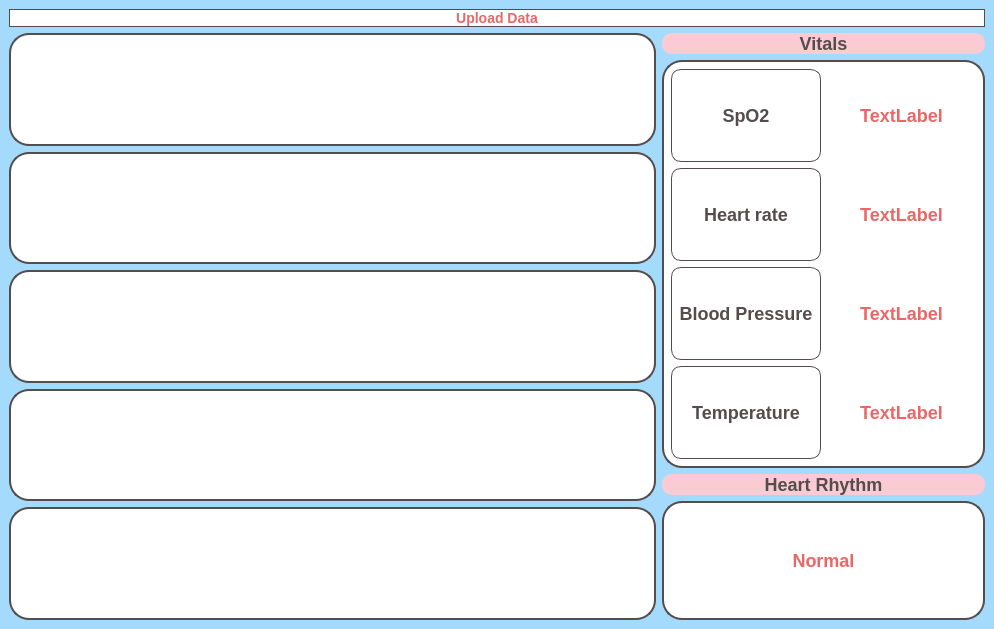
<?xml version="1.0" encoding="UTF-8"?>
<ui version="4.0">
 <class>MainWindow</class>
 <widget class="QMainWindow" name="MainWindow">
  <property name="geometry">
   <rect>
    <x>0</x>
    <y>0</y>
    <width>994</width>
    <height>629</height>
   </rect>
  </property>
  <property name="sizePolicy">
   <sizepolicy hsizetype="Expanding" vsizetype="Expanding">
    <horstretch>0</horstretch>
    <verstretch>0</verstretch>
   </sizepolicy>
  </property>
  <property name="windowTitle">
   <string>MainWindow</string>
  </property>
  <property name="styleSheet">
   <string notr="true">background-color:#a4dafb;
</string>
  </property>
  <widget class="QWidget" name="centralwidget">
   <property name="sizePolicy">
    <sizepolicy hsizetype="Expanding" vsizetype="Expanding">
     <horstretch>0</horstretch>
     <verstretch>0</verstretch>
    </sizepolicy>
   </property>
   <layout class="QHBoxLayout" name="horizontalLayout_3">
    <item>
     <layout class="QVBoxLayout" name="verticalLayout">
      <property name="sizeConstraint">
       <enum>QLayout::SizeConstraint::SetDefaultConstraint</enum>
      </property>
      <item>
       <widget class="QPushButton" name="pushButton">
        <property name="styleSheet">
         <string notr="true">background-color:white;
color:#eb6666;
font-weight:900;
font-size:14px;
border-radius:10px;
border: 1px solid #554c4d;
</string>
        </property>
        <property name="text">
         <string>Upload Data</string>
        </property>
       </widget>
      </item>
      <item>
       <layout class="QHBoxLayout" name="horizontalLayout_2" stretch="2,1">
        <item>
         <layout class="QVBoxLayout" name="verticalLayout_3">
          <property name="sizeConstraint">
           <enum>QLayout::SizeConstraint::SetDefaultConstraint</enum>
          </property>
          <item>
           <layout class="QVBoxLayout" name="verticalLayout_4">
            <property name="sizeConstraint">
             <enum>QLayout::SizeConstraint::SetDefaultConstraint</enum>
            </property>
            <item>
             <widget class="QWidget" name="widget_3" native="true">
              <property name="styleSheet">
               <string notr="true">background-color:white;
border-radius:20px;
border: 2px solid #554c4d;
</string>
              </property>
             </widget>
            </item>
            <item>
             <widget class="QWidget" name="widget_4" native="true">
              <property name="styleSheet">
               <string notr="true">background-color:white;
border-radius:20px;
border: 2px solid #554c4d;
</string>
              </property>
             </widget>
            </item>
            <item>
             <widget class="QWidget" name="widget_5" native="true">
              <property name="styleSheet">
               <string notr="true">background-color:white;
border-radius:20px;
border: 2px solid #554c4d;
</string>
              </property>
             </widget>
            </item>
            <item>
             <widget class="QWidget" name="widget_6" native="true">
              <property name="styleSheet">
               <string notr="true">background-color:white;
border-radius:20px;
border: 2px solid #554c4d;
</string>
              </property>
             </widget>
            </item>
            <item>
             <widget class="QWidget" name="widget_7" native="true">
              <property name="styleSheet">
               <string notr="true">background-color:white;
border-radius:20px;
border: 2px solid #554c4d;
</string>
              </property>
             </widget>
            </item>
           </layout>
          </item>
         </layout>
        </item>
        <item>
         <layout class="QVBoxLayout" name="verticalLayout_2">
          <property name="sizeConstraint">
           <enum>QLayout::SizeConstraint::SetDefaultConstraint</enum>
          </property>
          <item>
           <widget class="QLabel" name="label">
            <property name="sizePolicy">
             <sizepolicy hsizetype="Preferred" vsizetype="Fixed">
              <horstretch>0</horstretch>
              <verstretch>0</verstretch>
             </sizepolicy>
            </property>
            <property name="styleSheet">
             <string notr="true">background-color:#fbcbd3;
color:#554c4d;
font-weight:900;
font-size:18px;
border-radius:10px;
</string>
            </property>
            <property name="text">
             <string>Vitals</string>
            </property>
            <property name="alignment">
             <set>Qt::AlignmentFlag::AlignCenter</set>
            </property>
           </widget>
          </item>
          <item>
           <widget class="QWidget" name="widget" native="true">
            <property name="sizePolicy">
             <sizepolicy hsizetype="Preferred" vsizetype="Expanding">
              <horstretch>0</horstretch>
              <verstretch>0</verstretch>
             </sizepolicy>
            </property>
            <property name="styleSheet">
             <string notr="true">background-color:white;
border-radius:20px;
border: 2px solid #554c4d;
</string>
            </property>
            <layout class="QGridLayout" name="gridLayout_3">
             <item row="0" column="0">
              <widget class="QLabel" name="label_9">
               <property name="styleSheet">
                <string notr="true">color:#554c4d;
font-weight:900;
font-size:18px;
border-radius:10px;
border: 1px solid #554c4d;
</string>
               </property>
               <property name="text">
                <string>SpO2</string>
               </property>
               <property name="alignment">
                <set>Qt::AlignmentFlag::AlignCenter</set>
               </property>
              </widget>
             </item>
             <item row="0" column="1">
              <widget class="QLabel" name="label_11">
               <property name="styleSheet">
                <string notr="true">color: #eb6666;
font-weight:900;
font-size:18px;
border-radius:10px;
border:none;</string>
               </property>
               <property name="text">
                <string>TextLabel</string>
               </property>
               <property name="alignment">
                <set>Qt::AlignmentFlag::AlignCenter</set>
               </property>
              </widget>
             </item>
             <item row="2" column="0">
              <widget class="QLabel" name="label_8">
               <property name="styleSheet">
                <string notr="true">color:#554c4d;
font-weight:900;
font-size:18px;
border-radius:10px;
border: 1px solid #554c4d;
</string>
               </property>
               <property name="text">
                <string>Blood Pressure</string>
               </property>
               <property name="alignment">
                <set>Qt::AlignmentFlag::AlignCenter</set>
               </property>
              </widget>
             </item>
             <item row="1" column="0">
              <widget class="QLabel" name="label_7">
               <property name="styleSheet">
                <string notr="true">color:#554c4d;
font-weight:900;
font-size:18px;
border-radius:10px;
border: 1px solid #554c4d;
</string>
               </property>
               <property name="text">
                <string>Heart rate</string>
               </property>
               <property name="alignment">
                <set>Qt::AlignmentFlag::AlignCenter</set>
               </property>
              </widget>
             </item>
             <item row="2" column="1">
              <widget class="QLabel" name="label_13">
               <property name="styleSheet">
                <string notr="true">color: #eb6666;
font-weight:900;
font-size:18px;
border-radius:10px;
border:none;</string>
               </property>
               <property name="text">
                <string>TextLabel</string>
               </property>
               <property name="alignment">
                <set>Qt::AlignmentFlag::AlignCenter</set>
               </property>
              </widget>
             </item>
             <item row="1" column="1">
              <widget class="QLabel" name="label_12">
               <property name="styleSheet">
                <string notr="true">color: #eb6666;
font-weight:900;
font-size:18px;
border-radius:10px;
border:none;</string>
               </property>
               <property name="text">
                <string>TextLabel</string>
               </property>
               <property name="alignment">
                <set>Qt::AlignmentFlag::AlignCenter</set>
               </property>
              </widget>
             </item>
             <item row="3" column="0">
              <widget class="QLabel" name="label_10">
               <property name="styleSheet">
                <string notr="true">color:#554c4d;
font-weight:900;
font-size:18px;
border-radius:10px;
border: 1px solid #554c4d;
</string>
               </property>
               <property name="text">
                <string>Temperature</string>
               </property>
               <property name="alignment">
                <set>Qt::AlignmentFlag::AlignCenter</set>
               </property>
              </widget>
             </item>
             <item row="3" column="1">
              <widget class="QLabel" name="label_14">
               <property name="styleSheet">
                <string notr="true">color: #eb6666;
border:none;
font-weight:900;
font-size:18px;
border-radius:10px;</string>
               </property>
               <property name="text">
                <string>TextLabel</string>
               </property>
               <property name="alignment">
                <set>Qt::AlignmentFlag::AlignCenter</set>
               </property>
              </widget>
             </item>
            </layout>
           </widget>
          </item>
          <item>
           <widget class="QLabel" name="label_2">
            <property name="sizePolicy">
             <sizepolicy hsizetype="Preferred" vsizetype="Fixed">
              <horstretch>0</horstretch>
              <verstretch>0</verstretch>
             </sizepolicy>
            </property>
            <property name="styleSheet">
             <string notr="true">background-color:#fbcbd3;
color:#554c4d;
font-weight:900;
font-size:18px;
border-radius:10px;
</string>
            </property>
            <property name="text">
             <string>Heart Rhythm</string>
            </property>
            <property name="alignment">
             <set>Qt::AlignmentFlag::AlignCenter</set>
            </property>
           </widget>
          </item>
          <item>
           <widget class="QWidget" name="widget_2" native="true">
            <property name="styleSheet">
             <string notr="true">background-color:white;
border-radius:20px;
border: 2px solid #554c4d;
</string>
            </property>
            <layout class="QGridLayout" name="gridLayout_5">
             <item row="2" column="0">
              <spacer name="verticalSpacer_3">
               <property name="orientation">
                <enum>Qt::Orientation::Vertical</enum>
               </property>
               <property name="sizeType">
                <enum>QSizePolicy::Policy::Fixed</enum>
               </property>
               <property name="sizeHint" stdset="0">
                <size>
                 <width>20</width>
                 <height>40</height>
                </size>
               </property>
              </spacer>
             </item>
             <item row="0" column="0">
              <spacer name="verticalSpacer_2">
               <property name="orientation">
                <enum>Qt::Orientation::Vertical</enum>
               </property>
               <property name="sizeType">
                <enum>QSizePolicy::Policy::Fixed</enum>
               </property>
               <property name="sizeHint" stdset="0">
                <size>
                 <width>20</width>
                 <height>40</height>
                </size>
               </property>
              </spacer>
             </item>
             <item row="1" column="0">
              <widget class="QLabel" name="label_4">
               <property name="styleSheet">
                <string notr="true">color: #eb6666;
border:none;
font-weight:900;
font-size:18px;
border-radius:10px;</string>
               </property>
               <property name="text">
                <string>Normal</string>
               </property>
               <property name="alignment">
                <set>Qt::AlignmentFlag::AlignCenter</set>
               </property>
              </widget>
             </item>
            </layout>
           </widget>
          </item>
         </layout>
        </item>
       </layout>
      </item>
     </layout>
    </item>
   </layout>
  </widget>
 </widget>
 <resources/>
 <connections/>
</ui>
